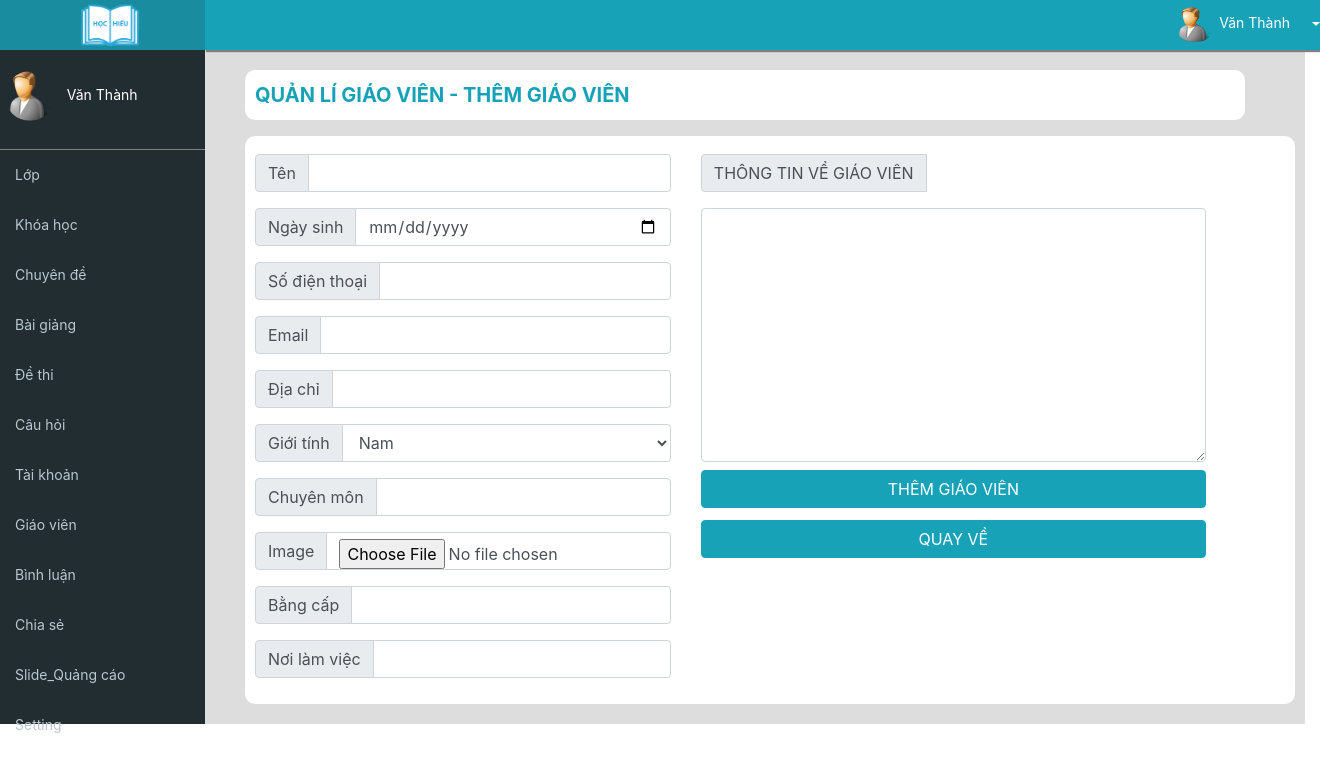
The app's page /admin/themgiaovien.php (signed in) with its own data.
### tables this page shows
CREATE TABLE `setting` (
  `logo` varchar(250) NOT NULL,
  `email` varchar(250) NOT NULL,
  `sdt` int(11) NOT NULL
);

CREATE TABLE `users` (
  `id_user` int(11) NOT NULL,
  `username` varchar(200) NOT NULL,
  `password` varchar(200) NOT NULL,
  `name` varchar(200) NOT NULL,
  `phone_numbers` int(11) NOT NULL,
  `email` varchar(200) NOT NULL,
  `birthday` date NOT NULL,
  `address` varchar(250) NOT NULL,
  `gender` int(11) NOT NULL,
  `image` varchar(250) NOT NULL,
  `role_id` int(11) NOT NULL,
  `status` int(11) NOT NULL
);

### commont/connect.php (called while the page is built, shortened)
<?php
$hostname='localhost';
$username='root';
$password='';
$database='duan1';
$options = array(PDO::MYSQL_ATTR_INIT_COMMAND => "SET NAMES utf8");
try
{
  $conn= new PDO("mysql:host=$hostname;dbname=$database",$username,$password,$options);
  $conn->setAttribute(PDO::ATTR_ERRMODE,PDO::ERRMODE_EXCEPTION);
		 $sqlsetting ="select * from setting ";
		$querysetting =$conn->prepare($sqlsetting);
		$querysetting->execute();
		$rowsetting = $querysetting->fetch(PDO::FETCH_ASSOC);
 function users($id){
	  global $conn;
		$sql="select * from users where id_user={$id} ";
		$query=$conn->prepare($sql);
		$query->execute();
		$row= $query->fetch(PDO::FETCH_ASSOC);
    return $row;
		}
  } catch(Exception $e){
	echo $e.getMessage();
}
 ?>

### _share/admin/menu.php (the view, shortened to what this page needs)
<div class="col-md-2" style="background: #222d32">
		<div style="height:50px;width:220px;background: #198d9f;text-align: center;">
			<img src="../image/<?php echo $rowsetting['logo']; ?>" style="width:70px;">
		</div>
		<div class="ten">
			<img src="../public/images/user/<?php echo users($_SESSION['account']['id'])['image']; ?>" style="width:50px;height:50px;border-radius: 100%;margin-left: 5px">
			&nbsp;&nbsp;<?php echo users($_SESSION['account']['id'])['name']; ?>
		</div>
		<div style="width: 210px;height:500px;font-size: 14px;color: #b8c7ce">
			<div class="boxmenu">
				<a href="danhmuc.php" class="thea5"><p>Lớp 	</p></a>
			</div>
			<div class="boxmenu">
				<a href="khoahoc.php" class="thea5"><p>Khóa học</p></a>
			</div>
			<div class="boxmenu">
				<a href="chuyende.php" class="thea5"><p>Chuyên đề</p></a>
			</div>
			<div class="boxmenu">
				<a href="baigiang.php" class="thea5"><p>Bài giảng</p></a>
			</div>
			<div class="boxmenu">
				<a href="dethi.php" class="thea5"><p>Đề thi</p></a>
			</div>
			<div class="boxmenu">
				<a href="cauhoi.php" class="thea5"><p>Câu hỏi</p></a>
			</div>
			<div class="boxmenu">
				<a href="taikhoan.php" class="thea5"><p>Tài khoản</p></a>
			</div>
			<div class="boxmenu">
				<a href="giaovien.php" class="thea5"><p>Giáo viên</p></a>
			</div>
			<div class="boxmenu">
				<a href="binhluan.php" class="thea5"><p>Bình luận</p></a>
			</div>
			<div class="boxmenu">
				<a href="chiase.php" class="thea5"><p>Chia sẻ</p></a>
			</div>
				<div class="boxmenu">
				<a href="slide.php" class="thea5"><p>Slide_Quảng cáo</p></a>
			</div>
				<div class="boxmenu">
				<a href="setting.php" class="thea5"><p>Setting</p></a>
			</div>
		</div>
	</div>

### _share/admin/header.php (shortened to what this page needs)
<div class="headerad" style="background: #17a2b8;border-radius: none">
				<div class="btn-group" style="float: right;">
				  <button type="button" class="btn btn-info" style="font-size: 14px">	<img src="../public/images/user/<?php echo users($_SESSION['account']['id'])['image']; ?>" style="width:40px;height:35px;border-radius: 100px;"> <?php echo users($_SESSION['account']['id'])['name']; ?> </button>
				  <button type="button" class="btn btn-info dropdown-toggle dropdown-toggle-split" data-toggle="dropdown" aria-haspopup="true" aria-expanded="false">
				  </button>
				</div>
	</div>

### admin/cssadmin.css (style rules this page uses)
* { margin:0px;padding:0px;box-sizing: border-box; }
.headerad { width: 1125px;height: 50px;background: white;margin-left: -15px;box-shadow: 2px 1px 1px 1px gray;border-radius: 0px }
.ten { width: 210px;height: 100px;background: none;border-bottom: 1px solid gray;font-size: 14px;color: white }
.boxmenu { width: 210px;height: 50px;line-height: 50px;background: none; }
.boxmenu p { margin-left: 15px }
.thea5 { color:#b8c7ce; }

### records on screen
setting: logo (picture)
users: image (picture), name "Văn Thành"
